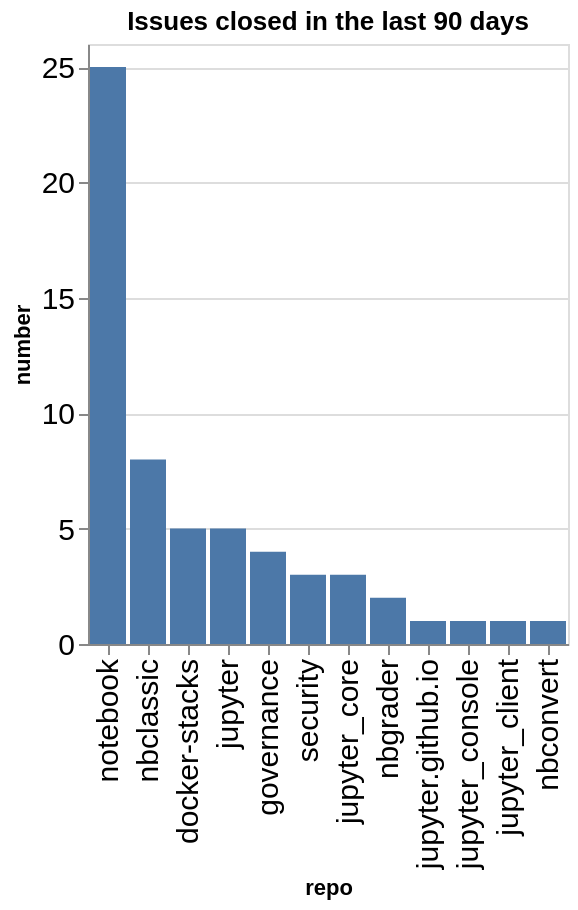

The cell this chart's notebook holds for it:
### Code cell
closed_counts = closed.groupby(['org', 'repo']).count()['number'].reset_index()
closed_counts['org/repo'] = closed_counts.apply(lambda a: a['org'] + '/' + a['repo'], axis=1)
sorted_vals = closed_counts.sort_values(['number'], ascending=False)['repo'].values
alt.Chart(data=closed_counts, title=f"Issues closed in the last {n_days} days").mark_bar().encode(
    x=alt.X('repo', sort=alt.Sort(sorted_vals.tolist())),
    y='number',
)

### Figure 1 — Vega-Lite specification as saved in the notebook (floating-point values rounded to 4 significant figures)
{"config": {"axisLeft": {"labelFontSize": 15}, "axisBottom": {"labelFontSize": 15}}, "data": {"name": "data-5a7706d8568d7f87e22fbfbbdca3137e"}, "mark": {"type": "bar"}, "encoding": {"x": {"field": "repo", "sort": ["notebook", "nbclassic", "docker-stacks", "jupyter", "governance", "security", "jupyter_core", "nbgrader", "jupyter.github.io", "jupyter_console", "jupyter_client", "nbconvert"], "type": "nominal"}, "y": {"field": "number", "type": "quantitative"}}, "title": "Issues closed in the last 90 days", "$schema": "https://vega.github.io/schema/vega-lite/v5.20.1.json", "datasets": {"data-5a7706d8568d7f87e22fbfbbdca3137e": [{"org": "jupyter", "repo": "docker-stacks", "number": 5, "org/repo": "jupyter/docker-stacks"}, {"org": "jupyter", "repo": "governance", "number": 4, "org/repo": "jupyter/governance"}, {"org": "jupyter", "repo": "jupyter", "number": 5, "org/repo": "jupyter/jupyter"}, {"org": "jupyter", "repo": "jupyter.github.io", "number": 1, "org/repo": "jupyter/jupyter.github.io"}, {"org": "jupyter", "repo": "jupyter_client", "number": 1, "org/repo": "jupyter/jupyter_client"}, {"org": "jupyter", "repo": "jupyter_console", "number": 1, "org/repo": "jupyter/jupyter_console"}, {"org": "jupyter", "repo": "jupyter_core", "number": 3, "org/repo": "jupyter/jupyter_core"}, {"org": "jupyter", "repo": "nbclassic", "number": 8, "org/repo": "jupyter/nbclassic"}, {"org": "jupyter", "repo": "nbconvert", "number": 1, "org/repo": "jupyter/nbconvert"}, {"org": "jupyter", "repo": "nbgrader", "number": 2, "org/repo": "jupyter/nbgrader"}, {"org": "jupyter", "repo": "notebook", "number": 25, "org/repo": "jupyter/notebook"}, {"org": "jupyter", "repo": "security", "number": 3, "org/repo": "jupyter/security"}]}}
